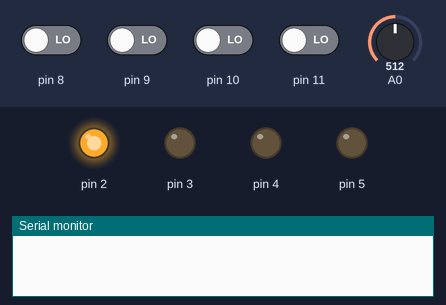
A sketch run on a simulated Arduino Uno, built with avr-gcc and run on an emulated ATmega328P. Shown: output pins drawn as LEDs (lit = HIGH), the last lines printed to the serial monitor. Inputs (shaded band) come from the test bench; at power-on: pin 8–11 LOW, A0 = 512. Random numbers use the default seed unless the sketch sets one. At 6.4 s the program stops and its outputs stay as they are.

Above: at 1.2 s.
1.3 s: pin 8 driven HIGH and pin 9 driven HIGH and pin 10 driven HIGH and pin 11 driven HIGH
At 2.3 s:
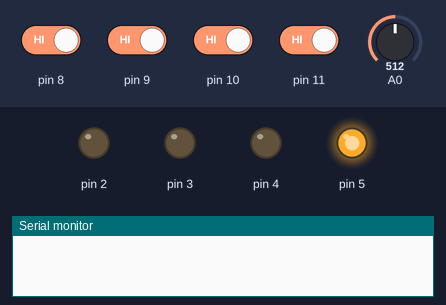
At 6.0 s:
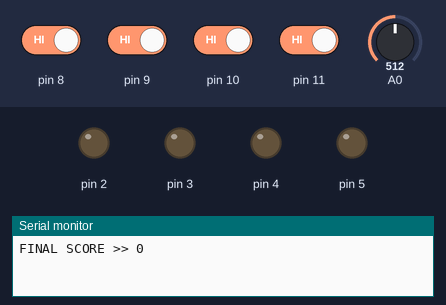
Timing chart, 0 to 7.5 s (numbered marks = the images above; inputs shaded):
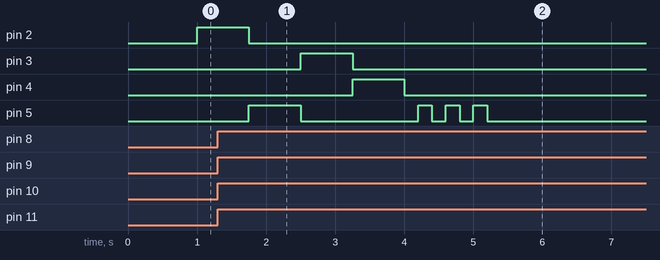

The sketch:

arduino-memory-game.ino
```cpp
/*

                  _       _               __  __                                    _____
    /\           | |     (_)             |  \/  |                                  / ____|
   /  \   _ __ __| |_   _ _ _ __   ___   | \  / | ___ _ __ ___   ___  _ __ _   _  | |  __  __ _ _ __ ___   ___
  / /\ \ | '__/ _` | | | | | '_ \ / _ \  | |\/| |/ _ \ '_ ` _ \ / _ \| '__| | | | | | |_ |/ _` | '_ ` _ \ / _ \
 / ____ \| | | (_| | |_| | | | | | (_) | | |  | |  __/ | | | | | (_) | |  | |_| | | |__| | (_| | | | | | |  __/
/_/    \_\_|  \__,_|\__,_|_|_| |_|\___/  |_|  |_|\___|_| |_| |_|\___/|_|   \__, |  \_____|\__,_|_| |_| |_|\___|
                                                                           |___/|


                                       CODE WRITTEN BY JAMES BLACKLEDGE.
                                   ADA, NATIONAL COLLEGE FOR DIGITAL SKILLS.


*/

int led_list[4];
int button_list[4];
int check_list[4];

int flash_rate = 750;

int button_count = 0;
int cycle_count = 0;
int flash_count = 0;
int correct_count = 0;

const size_t size_of_led = sizeof(led_list) / sizeof(led_list[0]);
const size_t size_of_button = sizeof(button_list) / sizeof(button_list[0]);

const int led_button[4][2] {

  {2, 8}, {3, 9}, {4, 10}, {5, 11}

};

int button_state_map[4][3] {

  {8, 0, 0}, {9, 0, 0}, {10, 0, 0}, {11, 0, 0}

};

int process_button() {

  for (int i = 0; i < size_of_button; i++) {
    button_state_map[i][1] = digitalRead(button_state_map[i][0]);
  }

  if (button_state_map[0][1] != button_state_map[0][2]) {
    if (button_state_map[0][1] == HIGH) {
      check_list[button_count] = button_state_map[0][0]; button_count++;
    }
    delay(50);
  }
  button_state_map[0][2] = button_state_map[0][1];

  if (button_state_map[1][1] != button_state_map[1][2]) {
    if (button_state_map[1][1] == HIGH) {
      check_list[button_count] = button_state_map[1][0]; button_count++;
    }
    delay(50);
  }
  button_state_map[1][2] = button_state_map[1][1];

  if (button_state_map[2][1] != button_state_map[2][2]) {
    if (button_state_map[2][1] == HIGH) {
      check_list[button_count] = button_state_map[2][0]; button_count++;
    }
    delay(50);
  }
  button_state_map[2][2] = button_state_map[2][1];

  if (button_state_map[3][1] != button_state_map[3][2]) {
    if (button_state_map[3][1] == HIGH) {
      check_list[button_count] = button_state_map[3][0]; button_count++;
    }
    delay(50);
  }
  button_state_map[3][2] = button_state_map[3][1];

}

int find_index_led(const int list[4][2], int size, int value) {

  int index = 0;

  while (index < size && list[index][0] != value) index++;
  return (index == size ? -1 : index);

}

int shuffle_led_list() {

  for (size_t i = 0; i < size_of_led; i++) {
    size_t j = random(0, size_of_led);

    int k = led_list[i];
    led_list[i] = led_list[j];
    led_list[j] = k;

    randomSeed(analogRead(0));
  }

}

void setup() {

  Serial.begin(9600);

  for (int i = 0; i < size_of_led; i++) {
    led_list[i] = led_button[i][0];

    button_list[i] = led_button[i][1];
    pinMode(button_list[i], INPUT);
  }

}

void loop() {

  while (flash_count == 0) {

    shuffle_led_list();

    for (int i = 0; i < size_of_button; i++) {
      button_list[i] = led_button[find_index_led(led_button, size_of_led, led_list[i])][1];

      pinMode(led_list[i], OUTPUT);
    }

    delay(1000);

    for (int j = 0; j < size_of_led; j++) {
      digitalWrite(led_list[j], HIGH);
      delay(flash_rate);
      digitalWrite(led_list[j], LOW);
    }

    flash_count++;

  }

  process_button();

  while (button_count == size_of_button) {

    for (int k = 0; k < size_of_button; k++) {
      if (button_list[k] == check_list[k]) {
        cycle_count++;
      }
    }

    if (cycle_count < size_of_button) {
      for (int l = 0; l < 3; l++) {
        digitalWrite(led_button[3][0], HIGH);
        delay(200);
        digitalWrite(led_button[3][0], LOW);
        delay(200);
      }

      Serial.print("\nFINAL SCORE >> " + String(correct_count)); delay(1000);
      exit(0);
    }

    correct_count++;

    for (int m = 0; m < size_of_led; m++) {
      digitalWrite(led_button[m][0], HIGH);
    }

    Serial.print("CURRENT SCORE >> " + String(correct_count) + "\n"); delay(1000);

    for (int n = 0; n < size_of_led; n++) {
      digitalWrite(led_button[n][0], LOW);
    }

    if (correct_count > 1) {
      if (flash_rate > 150 && (correct_count & 1) != 0) {
        flash_rate -= 75;
      }
    }

    button_count -= button_count; cycle_count -= cycle_count; flash_count -= flash_count;

  }

}
```
